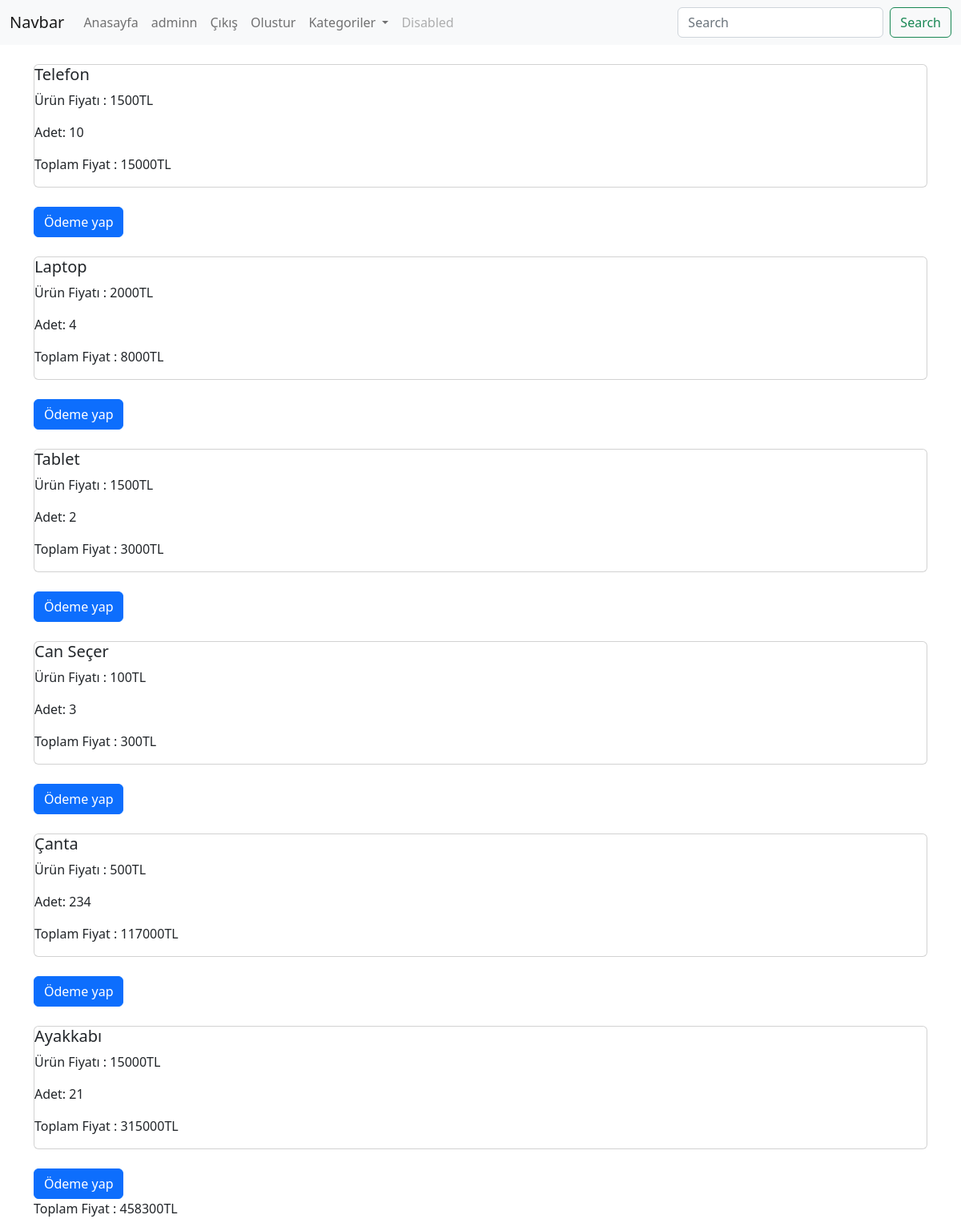
Screenshot of /sepet/ (signed in) with the database file from the repository.
### urunler/models.py (models this page shows, shortened)
class Sepet(models.Model):
    user = models.ForeignKey(User, on_delete=models.CASCADE)
    urun = models.ForeignKey(Urun, on_delete=models.CASCADE)
    adet = models.IntegerField()
    fiyat = models.IntegerField()

class Urun(models.Model):
    kategori = models.ForeignKey(Kategori, on_delete=models.CASCADE, null=True) # CASCADE = kategori silindiğinde ona bağlı olan ürünleri de siler. SET_NULL = .. boşa çıkarır
    sub_category = models.ManyToManyField(AltKategori)
    tek = models.OneToOneField(TekKategori, on_delete=models.CASCADE, null=True, blank=True)
    isim = models.CharField(max_length=50)
    aciklama = RichTextField(max_length=500, null=True)
    fiyat = models.IntegerField()
    resim = models.FileField(upload_to = 'urunler/', null=True, blank=True)

### urunler/views.py (the view, shortened to what this page needs)
# urls.py: path('sepet/', sepet, name='sepet'),
def sepet(request):
    urun = Sepet.objects.filter(user = request.user)
    toplam = 0
    for i in urun:
        toplam += i.fiyat
    context = {
        'urun':urun,
        'toplam':toplam
    }
    return render(request, 'sepet.html', context)

### urunler/templates/sepet.html (shortened to what this page needs)
{% extends "index.html" %}
{% load static %}
{% block content %}
    <div class="container">
        <div class="row">
            {% for urun in urun %}
            <div class="col-12 my-4">
                <div class="card">
                    <div class="row">
                        <div class="col-8">
                            <h5>{{urun.urun.isim}}</h5>
                            <p>Ürün Fiyatı : {{urun.urun.fiyat}}TL</p>
                            <p>Adet: {{urun.adet}}</p>
                            <p>Toplam Fiyat : {{urun.fiyat}}TL</p>
                        </div>
                    </div>
                </div>
            </div>
            <form action="" method="POST">
                <input type="submit" value="Ödeme yap" class="btn btn-primary">
            </form>
            {% endfor %}
            <p>Toplam Fiyat : {{toplam}}TL</p>
        </div>
    </div>
{% endblock content %}

### urunler/templates/includes/navbar.html (shortened to what this page needs)
<nav class="navbar navbar-expand-lg bg-light">
    <div class="container-fluid">
      <a class="navbar-brand" href="/">Navbar</a>
      <div class="collapse navbar-collapse" id="navbarSupportedContent">
        <ul class="navbar-nav me-auto mb-2 mb-lg-0">
          <li class="nav-item">
            <a
            {% if request.path == '/' %}
                class="nav-link active"
            {% else %}
                class="nav-link"
            {% endif %}
             aria-current="page" href="/">Anasayfa</a>
          </li>
          {% if user.is_authenticated %}
              <li class="nav-item">
                <a class="nav-link" href="">{{request.user}}</a>
              </li>
              <li class="nav-item">
                <a class="nav-link" href="{% url 'logout' %}">Çıkış</a>
              </li>
              <li class="nav-item">
                <a class="nav-link" href="{% url 'olustur' %}">Olustur</a>
              </li>
          {% endif %}
          <li class="nav-item dropdown">
            <a class="nav-link dropdown-toggle" href="#" role="button" data-bs-toggle="dropdown" aria-expanded="false">
              Kategoriler
            </a>
          </li>
          <li class="nav-item">
            <a class="nav-link disabled">Disabled</a>
          </li>
        </ul>
        <form class="d-flex" action="{% url 'index' %}" method="GET" role="search">
          <input name="search" value="{{search}}" class="form-control me-2" type="search" placeholder="Search" aria-label="Search">
          <button class="btn btn-outline-success" type="submit">Search</button>
        </form>
      </div>
    </div>
  </nav>

### rows the page displays
Sepet: urun.isim "Telefon", urun.fiyat "1500", adet "10", fiyat "15000"
Sepet: urun.isim "Laptop", urun.fiyat "2000", adet "4", fiyat "8000"
Sepet: urun.isim "Tablet", urun.fiyat "1500", adet "2", fiyat "3000"
Sepet: urun.isim "Can Seçer", urun.fiyat "100", adet "3", fiyat "300"
Sepet: urun.isim "Çanta", urun.fiyat "500", adet "234", fiyat "117000"
Sepet: urun.isim "Ayakkabı", urun.fiyat "15000", adet "21", fiyat "315000"

### other values shown
{{ request.user }} "adminn"
{{ toplam }} "458300"
